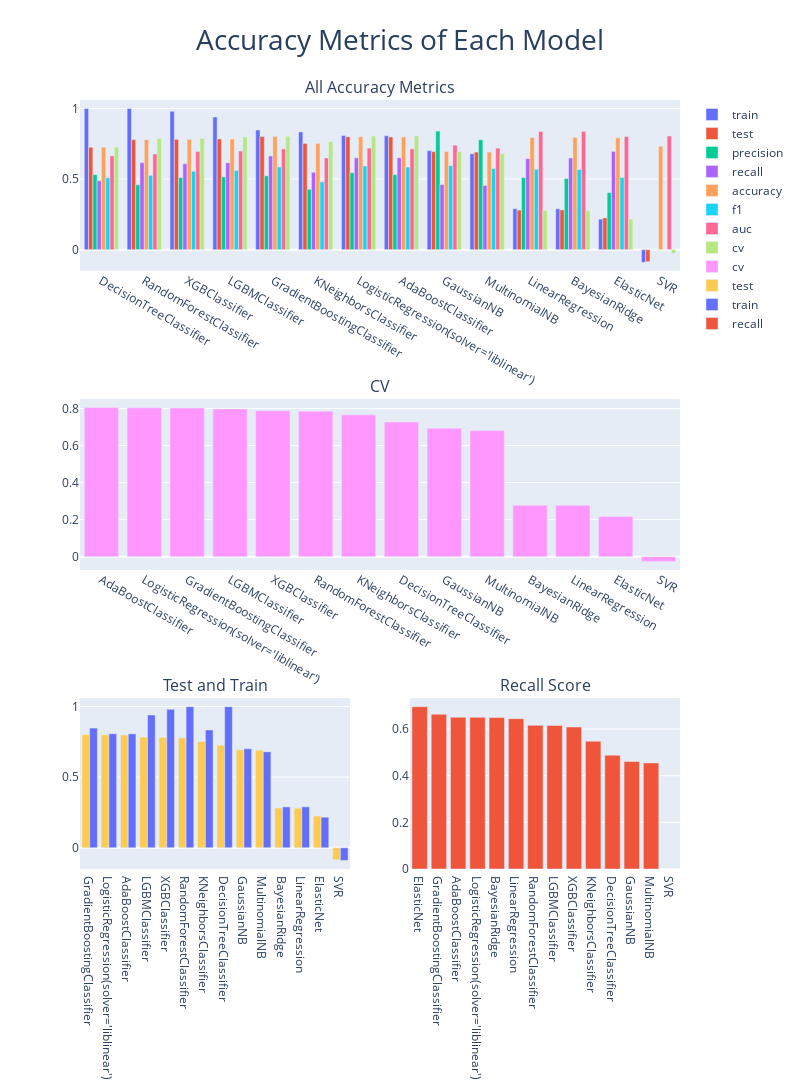

The notebook cell saved with this chart:
### Code cell
import plotly.express as px
from plotly.offline import *
from plotly.subplots import make_subplots

fig = make_subplots(3,2, specs=[[{'colspan':2}, None],
                                 [{'colspan':2}, None],
                                 [{'type':'xy'}, {'type':'xy'}]
                               ],
                   subplot_titles=('All Accuracy Metrics','CV','Test and Train','Recall Score'))

for score in scores_kf_df.T.drop(['fpr','tpr'],1).columns:
    df_sorted = scores_kf_df.T.sort_values(by=score, ascending=False)
    fig.add_bar(x=df_sorted.index,y=df_sorted[str(score)], name=score, row=1, col=1)

for score in ['cv']:
    df_sorted = scores_kf_df.T.sort_values(by=score, ascending=False)
    fig.add_bar(x=df_sorted.index,y=df_sorted[str(score)], name=score, row=2, col=1)

for score in ['test','train']:
    df_sorted = scores_kf_df.T.sort_values(by=score, ascending=False)
    fig.add_bar(x=df_sorted.index,y=df_sorted[str(score)], name=score, row=3, col=1)

for score in ['recall']:
    df_sorted = scores_kf_df.T.sort_values(by=score, ascending=False)
    fig.add_bar(x=df_sorted.index,y=df_sorted[str(score)], name=score, row=3, col=2)
    

fig.update_layout({'height':1600,'width':800,
                  'title':{'text':'Accuracy Metrics of Each Model','x':0.5, 'font':{'size':28}}})

iplot(fig)

### Figure 1 — Plotly figure (JSON) as saved in the notebook; plotly's stock layout.template omitted (floating-point values rounded to 4 significant figures)
{"data": [{"name": "train", "type": "bar", "x": ["DecisionTreeClassifier", "RandomForestClassifier", "XGBClassifier", "LGBMClassifier", "GradientBoostingClassifier", "KNeighborsClassifier", "LogisticRegression(solver='liblinear')", "AdaBoostClassifier", "GaussianNB", "MultinomialNB", "LinearRegression", "BayesianRidge", "ElasticNet", "SVR"], "xaxis": "x", "y": [0.9989, 0.9989, 0.9797, 0.9396, 0.8471, 0.8336, 0.8073, 0.8066, 0.701, 0.6793, 0.29, 0.2894, 0.2166, -0.0897], "yaxis": "y"}, {"name": "test", "type": "bar", "x": ["GradientBoostingClassifier", "LogisticRegression(solver='liblinear')", "AdaBoostClassifier", "LGBMClassifier", "XGBClassifier", "RandomForestClassifier", "KNeighborsClassifier", "DecisionTreeClassifier", "GaussianNB", "MultinomialNB", "BayesianRidge", "LinearRegression", "ElasticNet", "SVR"], "xaxis": "x", "y": [0.8013, 0.7995, 0.7981, 0.7839, 0.781, 0.7785, 0.7522, 0.7252, 0.6939, 0.6907, 0.2815, 0.2802, 0.2247, -0.0851], "yaxis": "y"}, {"name": "precision", "type": "bar", "x": ["GaussianNB", "MultinomialNB", "LogisticRegression(solver='liblinear')", "DecisionTreeClassifier", "AdaBoostClassifier", "GradientBoostingClassifier", "LGBMClassifier", "LinearRegression", "XGBClassifier", "BayesianRidge", "RandomForestClassifier", "KNeighborsClassifier", "ElasticNet", "SVR"], "xaxis": "x", "y": [0.8393, 0.7782, 0.5445, 0.5312, 0.5312, 0.5232, 0.5153, 0.51, 0.51, 0.5033, 0.4595, 0.4276, 0.4037, 0], "yaxis": "y"}, {"name": "recall", "type": "bar", "x": ["ElasticNet", "GradientBoostingClassifier", "AdaBoostClassifier", "LogisticRegression(solver='liblinear')", "BayesianRidge", "LinearRegression", "RandomForestClassifier", "LGBMClassifier", "XGBClassifier", "KNeighborsClassifier", "DecisionTreeClassifier", "GaussianNB", "MultinomialNB", "SVR"], "xaxis": "x", "y": [0.6957, 0.6633, 0.6504, 0.6498, 0.649, 0.6443, 0.6157, 0.6149, 0.6086, 0.5476, 0.4878, 0.4606, 0.4546, 0], "yaxis": "y"}, {"name": "accuracy", "type": "bar", "x": ["GradientBoostingClassifier", "LogisticRegression(solver='liblinear')", "AdaBoostClassifier", "BayesianRidge", "LinearRegression", "ElasticNet", "LGBMClassifier", "XGBClassifier", "RandomForestClassifier", "KNeighborsClassifier", "SVR", "DecisionTreeClassifier", "GaussianNB", "MultinomialNB"], "xaxis": "x", "y": [0.8013, 0.7995, 0.7981, 0.7942, 0.7935, 0.7931, 0.7839, 0.781, 0.7785, 0.7522, 0.7323, 0.7252, 0.6939, 0.6907], "yaxis": "y"}, {"name": "f1", "type": "bar", "x": ["GaussianNB", "LogisticRegression(solver='liblinear')", "GradientBoostingClassifier", "AdaBoostClassifier", "MultinomialNB", "LinearRegression", "BayesianRidge", "LGBMClassifier", "XGBClassifier", "RandomForestClassifier", "ElasticNet", "DecisionTreeClassifier", "KNeighborsClassifier", "SVR"], "xaxis": "x", "y": [0.5948, 0.5925, 0.585, 0.5848, 0.5739, 0.5693, 0.5669, 0.5607, 0.5549, 0.5262, 0.5109, 0.5086, 0.4802, 0], "yaxis": "y"}, {"name": "auc", "type": "bar", "x": ["BayesianRidge", "LinearRegression", "SVR", "ElasticNet", "GaussianNB", "LogisticRegression(solver='liblinear')", "MultinomialNB", "AdaBoostClassifier", "GradientBoostingClassifier", "LGBMClassifier", "XGBClassifier", "RandomForestClassifier", "DecisionTreeClassifier", "KNeighborsClassifier"], "xaxis": "x", "y": [0.8374, 0.8369, 0.805, 0.8009, 0.74, 0.7186, 0.7185, 0.7134, 0.7131, 0.6987, 0.695, 0.6773, 0.6637, 0.6492], "yaxis": "y"}, {"name": "cv", "type": "bar", "x": ["AdaBoostClassifier", "LogisticRegression(solver='liblinear')", "GradientBoostingClassifier", "LGBMClassifier", "XGBClassifier", "RandomForestClassifier", "KNeighborsClassifier", "DecisionTreeClassifier", "GaussianNB", "MultinomialNB", "BayesianRidge", "LinearRegression", "ElasticNet", "SVR"], "xaxis": "x", "y": [0.805, 0.8043, 0.8028, 0.7981, 0.7877, 0.7856, 0.7659, 0.727, 0.694, 0.681, 0.278, 0.2779, 0.2168, -0.02536], "yaxis": "y"}, {"name": "cv", "type": "bar", "x": ["AdaBoostClassifier", "LogisticRegression(solver='liblinear')", "GradientBoostingClassifier", "LGBMClassifier", "XGBClassifier", "RandomForestClassifier", "KNeighborsClassifier", "DecisionTreeClassifier", "GaussianNB", "MultinomialNB", "BayesianRidge", "LinearRegression", "ElasticNet", "SVR"], "xaxis": "x2", "y": [0.805, 0.8043, 0.8028, 0.7981, 0.7877, 0.7856, 0.7659, 0.727, 0.694, 0.681, 0.278, 0.2779, 0.2168, -0.02536], "yaxis": "y2"}, {"name": "test", "type": "bar", "x": ["GradientBoostingClassifier", "LogisticRegression(solver='liblinear')", "AdaBoostClassifier", "LGBMClassifier", "XGBClassifier", "RandomForestClassifier", "KNeighborsClassifier", "DecisionTreeClassifier", "GaussianNB", "MultinomialNB", "BayesianRidge", "LinearRegression", "ElasticNet", "SVR"], "xaxis": "x3", "y": [0.8013, 0.7995, 0.7981, 0.7839, 0.781, 0.7785, 0.7522, 0.7252, 0.6939, 0.6907, 0.2815, 0.2802, 0.2247, -0.0851], "yaxis": "y3"}, {"name": "train", "type": "bar", "x": ["DecisionTreeClassifier", "RandomForestClassifier", "XGBClassifier", "LGBMClassifier", "GradientBoostingClassifier", "KNeighborsClassifier", "LogisticRegression(solver='liblinear')", "AdaBoostClassifier", "GaussianNB", "MultinomialNB", "LinearRegression", "BayesianRidge", "ElasticNet", "SVR"], "xaxis": "x3", "y": [0.9989, 0.9989, 0.9797, 0.9396, 0.8471, 0.8336, 0.8073, 0.8066, 0.701, 0.6793, 0.29, 0.2894, 0.2166, -0.0897], "yaxis": "y3"}, {"name": "recall", "type": "bar", "x": ["ElasticNet", "GradientBoostingClassifier", "AdaBoostClassifier", "LogisticRegression(solver='liblinear')", "BayesianRidge", "LinearRegression", "RandomForestClassifier", "LGBMClassifier", "XGBClassifier", "KNeighborsClassifier", "DecisionTreeClassifier", "GaussianNB", "MultinomialNB", "SVR"], "xaxis": "x4", "y": [0.6957, 0.6633, 0.6504, 0.6498, 0.649, 0.6443, 0.6157, 0.6149, 0.6086, 0.5476, 0.4878, 0.4606, 0.4546, 0], "yaxis": "y4"}], "layout": {"annotations": [{"font": {"size": 16}, "showarrow": false, "text": "All Accuracy Metrics", "x": 0.5, "xanchor": "center", "xref": "paper", "y": 1, "yanchor": "bottom", "yref": "paper"}, {"font": {"size": 16}, "showarrow": false, "text": "CV", "x": 0.5, "xanchor": "center", "xref": "paper", "y": 0.6111, "yanchor": "bottom", "yref": "paper"}, {"font": {"size": 16}, "showarrow": false, "text": "Test and Train", "x": 0.225, "xanchor": "center", "xref": "paper", "y": 0.2222, "yanchor": "bottom", "yref": "paper"}, {"font": {"size": 16}, "showarrow": false, "text": "Recall Score", "x": 0.775, "xanchor": "center", "xref": "paper", "y": 0.2222, "yanchor": "bottom", "yref": "paper"}], "height": 1600, "title": {"font": {"size": 28}, "text": "Accuracy Metrics of Each Model", "x": 0.5}, "width": 800, "xaxis": {"anchor": "y", "domain": [0, 1]}, "xaxis2": {"anchor": "y2", "domain": [0, 1]}, "xaxis3": {"anchor": "y3", "domain": [0, 0.45]}, "xaxis4": {"anchor": "y4", "domain": [0.55, 1]}, "yaxis": {"anchor": "x", "domain": [0.7778, 1]}, "yaxis2": {"anchor": "x2", "domain": [0.3889, 0.6111]}, "yaxis3": {"anchor": "x3", "domain": [0, 0.2222]}, "yaxis4": {"anchor": "x4", "domain": [0, 0.2222]}}}
